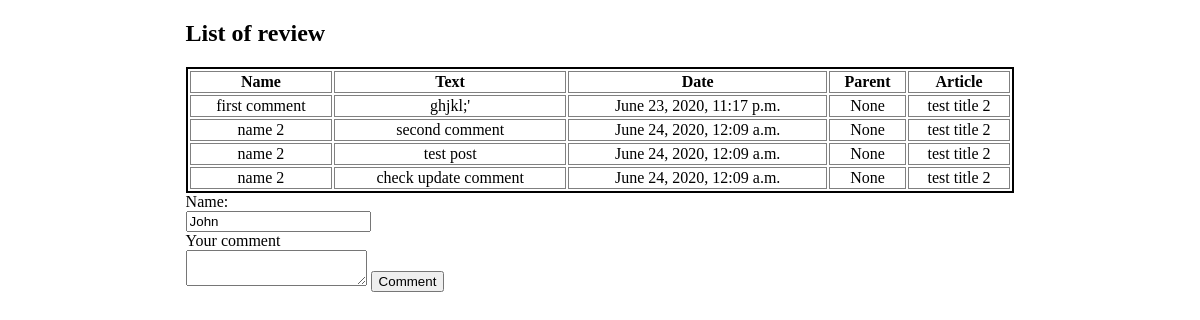
Before: /api/reviews/2 with the older database file.
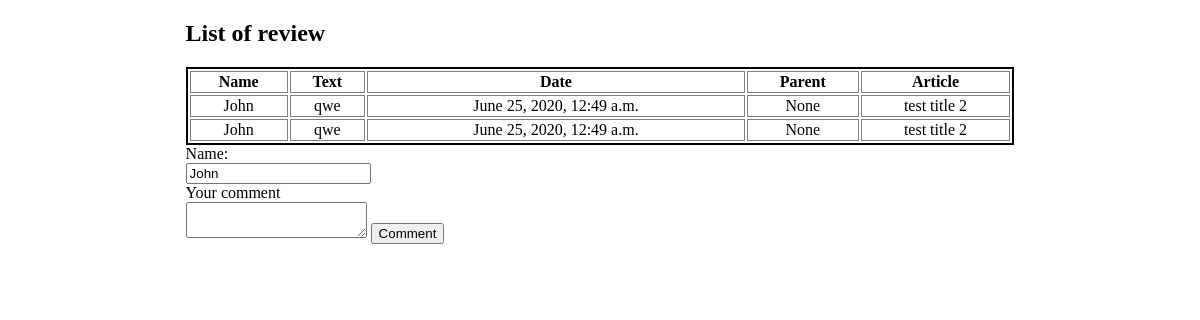
After: the same page with the newer database file.
### api/models.py (models this page shows, shortened)
class Review(models.Model):
    name = models.CharField("Name", max_length=100)
    text = models.TextField("Comment", max_length=5000)
    date = models.DateTimeField("Place for date", default=now)
    parent = models.ForeignKey('self', verbose_name="Parent", on_delete=models.SET_NULL, blank=True, null=True)
    article = models.ForeignKey(Article, verbose_name="Article", on_delete=models.CASCADE)

class Article(models.Model):
    title = models.TextField("Place for title")
    date = models.DateTimeField("Place for date", default=now)
    link = models.SlugField("Place for link", max_length=160, unique=True,)
    author = models.ForeignKey('Author', related_name='articles', on_delete=models.CASCADE)
    upvotes = models.PositiveSmallIntegerField("amount of upvotes", default=0)
    def __str__(self):
        return self.title

### api/views.py (the view)
# urls.py: path('reviews/<int:pk>', views.showCurrentCommet, name='add-comment'),
def showCurrentCommet(request,pk):
    reviews = Review.objects.filter(article=pk)
    return render(request, 'comment.html', {"reviews":reviews})

### api/templates/comment.html (shortened to what this page needs)
<!doctype html>
<html lang="en">
<head>
    {% load static %}
    <link rel="stylesheet" href="{% static 'style.css'%}">
</head>
<body>
    <div class="container">
        <h2>List of review</h2>
        <table>
            <tr>
                <th>Name</th>
                <th>Text</th>
                <th>Date</th>
                <th>Parent</th>
                <th>Article</th>
            </tr>
             {% for review in reviews %}
            <tr>
                <td>{{ review.name }}</td>
                <td>{{ review.text }}</td>
                <td>{{ review.date }}</td>
                <td>{{ review.parent }}</td>
                <td>{{ review.article }}</td>
            </tr>
            {% endfor %}
        </table>
        <form method="post" action="/api/add-comment/{{ reviews.first.article.id }}">
            <label for="name">Name:</label><br>
            <input type="text" id="name" name="name" value="John"><br>
            <label for="comment">Your comment</label><br>
            <textarea name="comment" id="comment" ></textarea>
            <button type="submit", name="add", value="add">Comment</button>
        </form>
    </div>
</body>
</html>

### api/static/style.css (style rules this page uses)
.container { margin: 0 auto; width: 70%; }
table { border: 2px solid black; width: 100%; }
td, th { text-align: center; border: 1px solid gray; }

Changed rows visible on the page:
removed Review: name "first comment", text "ghjkl;'", date "June 23, 2020, 11:17 p.m.", parent "None", article "test title 2"
removed Review: name "name 2", text "second comment", date "June 24, 2020, 12:09 a.m.", parent "None", article "test title 2"
removed Review: name "name 2", text "test post", date "June 24, 2020, 12:09 a.m.", parent "None", article "test title 2"
removed Review: name "name 2", text "check update comment", date "June 24, 2020, 12:09 a.m.", parent "None", article "test title 2"
added Review: name "John", text "qwe", date "June 25, 2020, 12:49 a.m.", parent "None", article "test title 2"
added Review: name "John", text "qwe", date "June 25, 2020, 12:49 a.m.", parent "None", article "test title 2"
